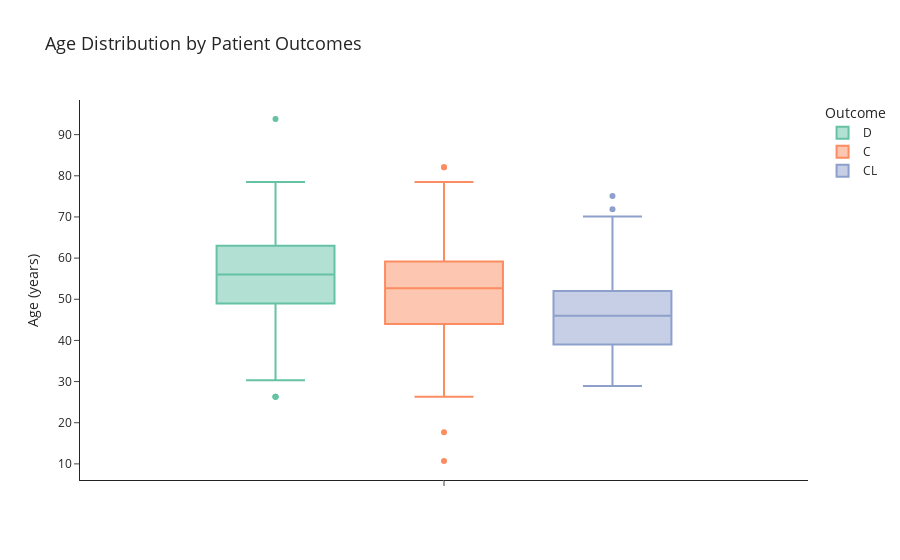

This figure's notebook cell:
### Markdown cell above
<i>Age vs Outcome</i>

### Code cell
# Age vs Outcome
fig = px.box(train, 
            y='Age',
            color='Status',
            title='Age Distribution by Patient Outcomes',
            labels={'Age':'Age (years)', 'Status':'Outcome'},
            color_discrete_sequence=px.colors.qualitative.Set2)

fig.update_layout(title_font_size=18,
                  yaxis=dict(title='Age (years)'),
                  template='simple_white')
fig.show()

### Figure 1 — Plotly figure (JSON) as saved in the notebook; plotly's stock layout.template omitted (floating-point values rounded to 4 significant figures; data arrays with more than 128 entries replaced by an {"elided": "..."} marker saying what was removed)
{"data": [{"alignmentgroup": "True", "hovertemplate": "Outcome=D<br>Age (years)=%{y}<extra></extra>", "legendgroup": "D", "marker": {"color": "rgb(102,194,165)"}, "name": "D", "notched": false, "offsetgroup": "D", "orientation": "v", "showlegend": true, "type": "box", "x0": " ", "xaxis": "x", "y": {"elided": "4540 float values"}, "y0": " ", "yaxis": "y"}, {"alignmentgroup": "True", "hovertemplate": "Outcome=C<br>Age (years)=%{y}<extra></extra>", "legendgroup": "C", "marker": {"color": "rgb(252,141,98)"}, "name": "C", "notched": false, "offsetgroup": "C", "orientation": "v", "showlegend": true, "type": "box", "x0": " ", "xaxis": "x", "y": {"elided": "10087 float values"}, "y0": " ", "yaxis": "y"}, {"alignmentgroup": "True", "hovertemplate": "Outcome=CL<br>Age (years)=%{y}<extra></extra>", "legendgroup": "CL", "marker": {"color": "rgb(141,160,203)"}, "name": "CL", "notched": false, "offsetgroup": "CL", "orientation": "v", "showlegend": true, "type": "box", "x0": " ", "xaxis": "x", "y": {"elided": "351 float values"}, "y0": " ", "yaxis": "y"}], "layout": {"boxmode": "group", "legend": {"title": {"text": "Outcome"}, "tracegroupgap": 0}, "title": {"font": {"size": 18}, "text": "Age Distribution by Patient Outcomes"}, "xaxis": {"anchor": "y", "domain": [0, 1]}, "yaxis": {"anchor": "x", "domain": [0, 1], "title": {"text": "Age (years)"}}}}
